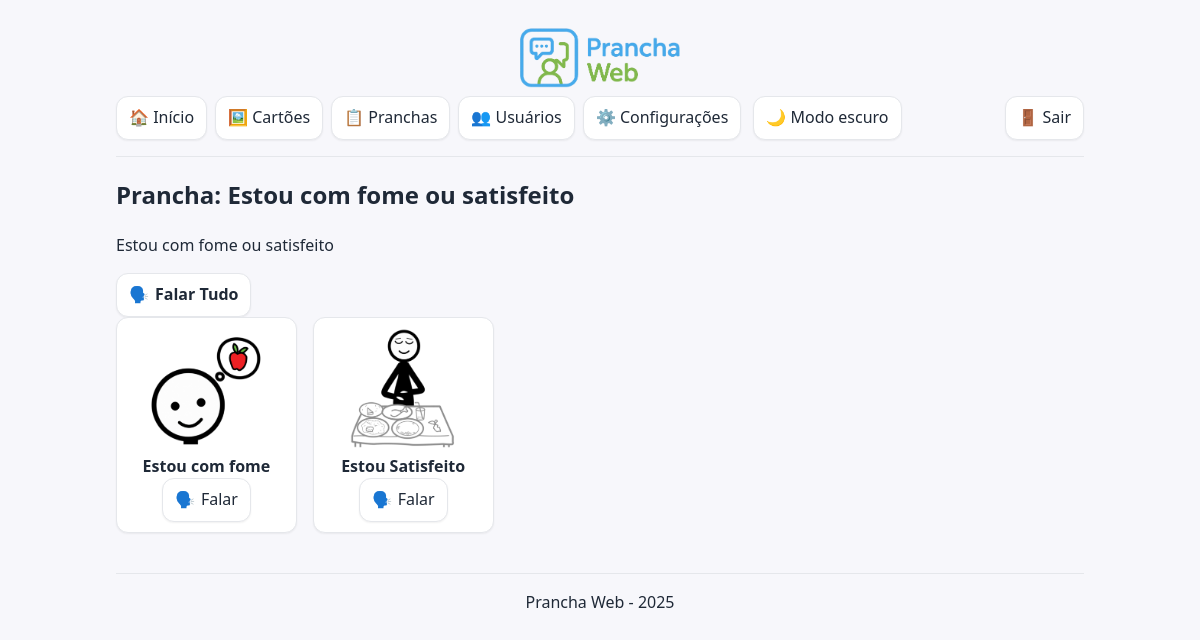
Screenshot of /pages/ver_prancha.php?id=8 (signed in) with the database file from the repository.
### tables this page shows
CREATE TABLE `pranchas` (
  `id` int(11) NOT NULL,
  `nome` varchar(255) NOT NULL,
  `descricao` text,
  `id_grupo` int(11) NOT NULL
);

CREATE TABLE `cartoes` (
  `id` int(11) NOT NULL,
  `titulo` varchar(255) NOT NULL,
  `imagem` varchar(255) DEFAULT NULL,
  `som` varchar(255) DEFAULT NULL,
  `texto_alternativo` varchar(255) DEFAULT NULL,
  `id_grupo` int(11) NOT NULL
);

### includes/modelo_pranchas.php (called while the page is built, shortened)
<?php
function cx_pranchas(): mysqli {
    $cx = new mysqli(DB_HOST, DB_USUARIO, DB_SENHA, DB_NOME);
    $cx->set_charset('utf8mb4');
    return $cx;
}
function buscarPranchaPorId($id_prancha) {
    $conexao = cx_pranchas();
    $sql = "SELECT id, nome, descricao, id_grupo FROM pranchas WHERE id = ?";
    $comando = $conexao->prepare($sql);
    $comando->bind_param("i", $id_prancha);
    $comando->execute();
    $comando->bind_result($id, $nome, $descricao, $id_grupo);
    if ($comando->fetch()) {
        $prancha = [
            'id' => $id,
            'nome' => $nome,
            'descricao' => $descricao,
            'id_grupo' => $id_grupo
        ];
    } else {
        $prancha = null;
    }
    return $prancha;
}
function buscarCartoesPorIds($ids) {
    $conexao = cx_pranchas();
    $placeholders = implode(',', array_fill(0, count($ids), '?'));
    $tipos = str_repeat('i', count($ids));
    $sql = "SELECT id, titulo, imagem, texto_alternativo FROM cartoes WHERE id IN ($placeholders)";
    $comando = $conexao->prepare($sql);
    $bind_params = array_merge([$tipos], $ids);
    call_user_func_array([$comando, 'bind_param'], refValues($bind_params));
    $comando->execute();
    $comando->store_result();
    $cartoes = [];
    $id = $titulo = $imagem = $texto_alternativo = "";
    $comando->bind_result($id, $titulo, $imagem, $texto_alternativo);
    while ($comando->fetch()) {
        $cartoes[$id] = [
            'id' => $id,
            'titulo' => $titulo,
            'imagem' => $imagem,
            'texto_alternativo' => $texto_alternativo
        ];
    }
    $ordenados = [];
    foreach ($ids as $id_busca) {
        if (isset($cartoes[$id_busca])) {
            $ordenados[] = $cartoes[$id_busca];
        }
    }
    return $ordenados;
}
function refValues($arr) {
    $refs = [];
    foreach ($arr as $key => $value) {
        $refs[$key] = &$arr[$key];
    }
    return $refs;
}
?>

### pages/ver_prancha.php (the view, shortened to what this page needs)
<?php
include '../includes/cabecalho.php';
require_once '../includes/modelo_pranchas.php';
$id_prancha = intval($_GET['id']);
$prancha = buscarPranchaPorId($id_prancha);
$cartoes_ids = buscarCartoesDaPrancha($id_prancha);
$cartoes = buscarCartoesPorIds($cartoes_ids);
?>
<h2>Prancha: <?php echo htmlspecialchars($prancha['nome'] ?? '', ENT_QUOTES | ENT_SUBSTITUTE, 'UTF-8'); ?></h2>
<p><?php echo htmlspecialchars($prancha['descricao'] ?? '', ENT_QUOTES | ENT_SUBSTITUTE, 'UTF-8'); ?></p>
<button class="botao-falar-tudo botao-acao" type="button" onclick="falarListaDeCartoes(listaDeCartoes)"><span aria-hidden="true">🗣️</span> Falar Tudo</button>
<?php if (count($cartoes) > 0): ?>
    <div class="lista-cartoes">
        <?php foreach ($cartoes as $cartao): ?>
            <div class="cartao-item">
                <img src="../imagens/cartoes/<?php echo htmlspecialchars($cartao['imagem'] ?? '', ENT_QUOTES | ENT_SUBSTITUTE, 'UTF-8'); ?>"
                     alt="<?php echo htmlspecialchars($cartao['texto_alternativo'] ?? '', ENT_QUOTES | ENT_SUBSTITUTE, 'UTF-8'); ?>"><br>
                <strong><?php echo htmlspecialchars($cartao['titulo'] ?? '', ENT_QUOTES | ENT_SUBSTITUTE, 'UTF-8'); ?></strong><br>
                <button class="botao-acao" type="button"
                        onclick='falar(<?php echo json_encode($cartao["titulo"] ?? "", JSON_UNESCAPED_UNICODE); ?>)'><span aria-hidden="true">🗣️</span> Falar</button>
            </div>
        <?php endforeach; ?>
    </div>
    <br>
<?php else: ?>
    <p>Nenhum cartão nesta prancha.</p>
<?php endif; ?>
<?php include '../includes/rodape.php'; ?>

### assets/css/style.css (style rules this page uses)
:root { --bg: #f7f7fb; --card: #ffffff; --text: #1f2937; --muted: #6b7280; --border: #e5e7eb; --primary: #2563eb; --primary-strong:#1d4ed8; --danger: #dc2626; --danger-strong:#b91c1c; --ring: #93c5fd; --btn-bg: #ffffff; --btn-bg-hover: #f3f4f6; --radius: 12px; --shadow-sm: 0 1px 2px rgba(0,0,0,.06); --shadow-md: 0 6px 18px rgba(37, 99, 235, .12); --shadow-focus: 0 0 0 3px var(--ring); }
* { box-sizing: border-box; }
html, body { height: 100%; }
body { margin: 0; font-family: system-ui, -apple-system, "Segoe UI", Roboto, Ubuntu, "Helvetica Neue", Arial, "Noto Sans", "Apple Color Emoji","Segoe UI Emoji", "Segoe UI Symbol", "Noto Color Emoji", sans-serif; background: var(--bg); color: var(--text); line-height: 1.5; transition: background .25s ease, color .25s ease; font-size: 16px; }
:where(button, input[type="submit"], input[type="button"], .botao-acao, summary.botao-acao) { appearance: none; -webkit-appearance: none; background: var(--btn-bg); color: var(--text); border: 1px solid var(--border); border-radius: var(--radius); padding: .55rem .9rem; font: inherit; line-height: 1.1; display: inline-flex; align-items: center; gap: .5rem; cursor: pointer; text-decoration: none; box-shadow: var(--shadow-sm); transition: background-color .18s ease, border-color .18s ease, color .18s ease, transform .06s ease, box-shadow .18s ease, filter .18s ease; }
:where(button, input[type="submit"], input[type="button"], .botao-acao, summary.botao-acao):hover { background: var(--btn-bg-hover); border-color: var(--primary); box-shadow: var(--shadow-md); transform: translateY(-1px); }
:where(button, input[type="submit"], input[type="button"], .botao-acao, summary.botao-acao):active { transform: translateY(0); filter: brightness(0.98); }
:where(button, input[type="submit"], input[type="button"], .botao-acao, summary.botao-acao):focus-visible { outline: none; box-shadow: var(--shadow-md), var(--shadow-focus); border-color: var(--primary-strong); }
.botao-falar-tudo { font-weight: 600; }
.lista-cartoes { display: grid; grid-template-columns: repeat(auto-fill, minmax(160px, 1fr)); gap: 16px; }
.cartao-item { background: var(--card); border: 1px solid var(--border); border-radius: var(--radius); padding: 10px; text-align: center; box-shadow: var(--shadow-sm); transition: transform .12s ease, box-shadow .18s ease, border-color .18s ease; }
.cartao-item img { max-width: 100%; max-height: 120px; object-fit: contain; border-radius: 8px; }
body[data-theme="light"] { --danger-bg: #e53935; --danger-bg-hover: #c62828; --danger-border: #b71c1c; --danger-text: #ffffff; --danger-focus: rgba(229,57,53,.40); }

### assets/css/wcag.css (style rules this page uses)
a.botao-acao, button, input[type="submit"], input[type="button"], summary.botao-acao, .botao-falar-tudo { min-width: 44px; min-height: 44px; padding: 10px 12px; display: inline-flex; align-items: center; justify-content: center; gap: 6px; line-height: 1.2; }

### rows the page displays
pranchas: nome "Estou com fome ou satisfeito", descricao "Estou com fome ou satisfeito"
cartoes: imagem (picture), titulo "Estou com fome"
cartoes: imagem (picture), titulo "Estou Satisfeito"
